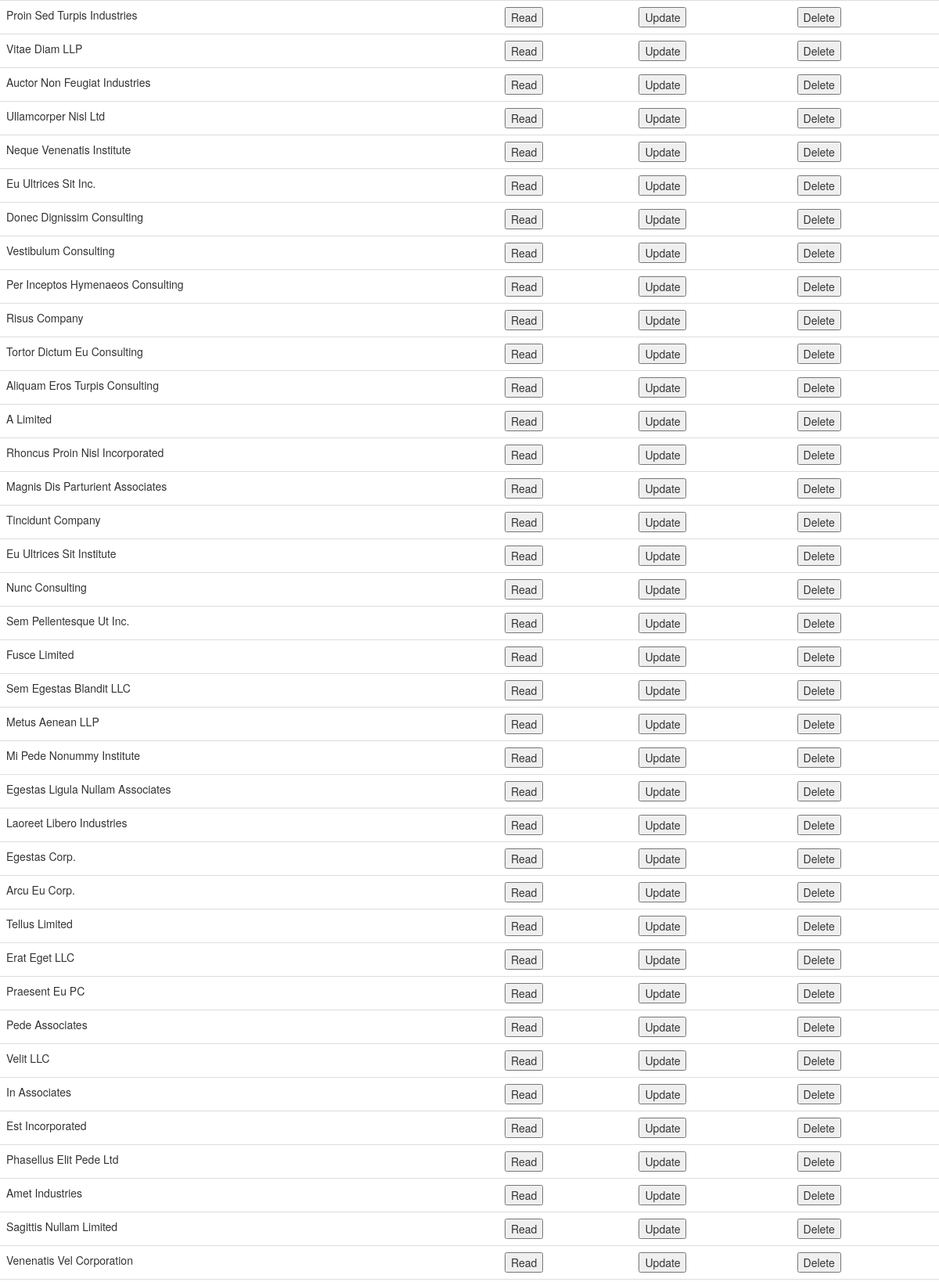
The page /Assignment_3/index.php (upper part) on the database its author committed.
### tables this page shows
CREATE TABLE `corps` (
  `id` mediumint(8) UNSIGNED NOT NULL,
  `corp` varchar(255) DEFAULT NULL,
  `incorp_dt` varchar(255) DEFAULT NULL,
  `email` varchar(255) DEFAULT NULL,
  `zipcode` varchar(10) DEFAULT NULL,
  `owner` varchar(255) DEFAULT NULL,
  `phone` varchar(100) DEFAULT NULL
);

### Assignment_3/assets/corps.php (the view, shortened to what this page needs)
<?php
function getCorporationsAsTable($db)
{
    try {
        $sql = $db->prepare("SELECT * FROM corps");
        $sql->execute();
        $corps = $sql->fetchAll(PDO::FETCH_ASSOC);
        if ($sql->rowCount() > 0) {
            $table = "<table class='table'>" . PHP_EOL;
            foreach ($corps as $corpor) {
                $table .= "<tr><td>";
                $table .= $corpor['corp'];
                $table .= "</td><td><form action='#' method='post'><input type='hidden' name='id' value='" . $corpor['id'] . "' /><input type='submit' name='action' value='Read' /> </form>";
                $table .= "</td><td><form action='#' method='post'><input type='hidden' name='id' value='" . $corpor['id'] . "' /><input type='submit' name='action' value='Update' /> </form>";
                $table .= "</td><td><form action='#' method='post'><input type='hidden' name='id' value='" . $corpor['id'] . "' /><input type='submit' name='action' value='Delete' /> </form>";
                $table .= "</td></tr>";
            }
            $table .= "</table>" . PHP_EOL;
        } else {
            $table = "There are no corporations in the DB" . PHP_EOL;
        }
        return $table;
    } catch (PDOException $e) {
        die("There was a problem getting the list");
    }
}
?>

### Assignment_3/assets/header.php (shortened to what this page needs)
<!DOCTYPE html>
<html lang="en">
<head>
    <link href="css/bootstrap.min.css" rel="stylesheet">
</head>
<body>
<section id="mainpage">

### Assignment_3/index.php (shortened to what this page needs)
<?php
require_once("assets/dbconn.php");
require_once("assets/corps.php");
include_once("assets/header.php");
$db = dbConn();
echo getCorporationsAsTable($db);
include_once("assets/corp_form.php");
include_once("assets/footer.php");
?>

### Assignment_3/assets/corp_form.php (shortened to what this page needs)
<br />
    <br />
<br />

### Assignment_3/assets/footer.php (shortened to what this page needs)
</section>
</body>
</html>

### rows shown on the page
corps: value "Proin Sed Turpis Industries"
corps: value "Vitae Diam LLP"
corps: value "Auctor Non Feugiat Industries"
corps: value "Ullamcorper Nisl Ltd"
corps: value "Neque Venenatis Institute"
corps: value "Eu Ultrices Sit Inc."
corps: value "Donec Dignissim Consulting"
corps: value "Vestibulum Consulting"
corps: value "Per Inceptos Hymenaeos Consulting"
corps: value "Risus Company"
corps: value "Tortor Dictum Eu Consulting"
corps: value "Aliquam Eros Turpis Consulting"
corps: value "A Limited"
corps: value "Rhoncus Proin Nisl Incorporated"
corps: value "Magnis Dis Parturient Associates"
corps: value "Tincidunt Company"
corps: value "Eu Ultrices Sit Institute"
corps: value "Nunc Consulting"
corps: value "Sem Pellentesque Ut Inc."
corps: value "Fusce Limited"
corps: value "Sem Egestas Blandit LLC"
corps: value "Metus Aenean LLP"
corps: value "Mi Pede Nonummy Institute"
corps: value "Egestas Ligula Nullam Associates"
corps: value "Laoreet Libero Industries"
corps: value "Egestas Corp."
corps: value "Arcu Eu Corp."
corps: value "Tellus Limited"
corps: value "Erat Eget LLC"
corps: value "Praesent Eu PC"
corps: value "Pede Associates"
corps: value "Velit LLC"
corps: value "In Associates"
corps: value "Est Incorporated"
corps: value "Phasellus Elit Pede Ltd"
corps: value "Amet Industries"
corps: value "Sagittis Nullam Limited"
corps: value "Venenatis Vel Corporation"
